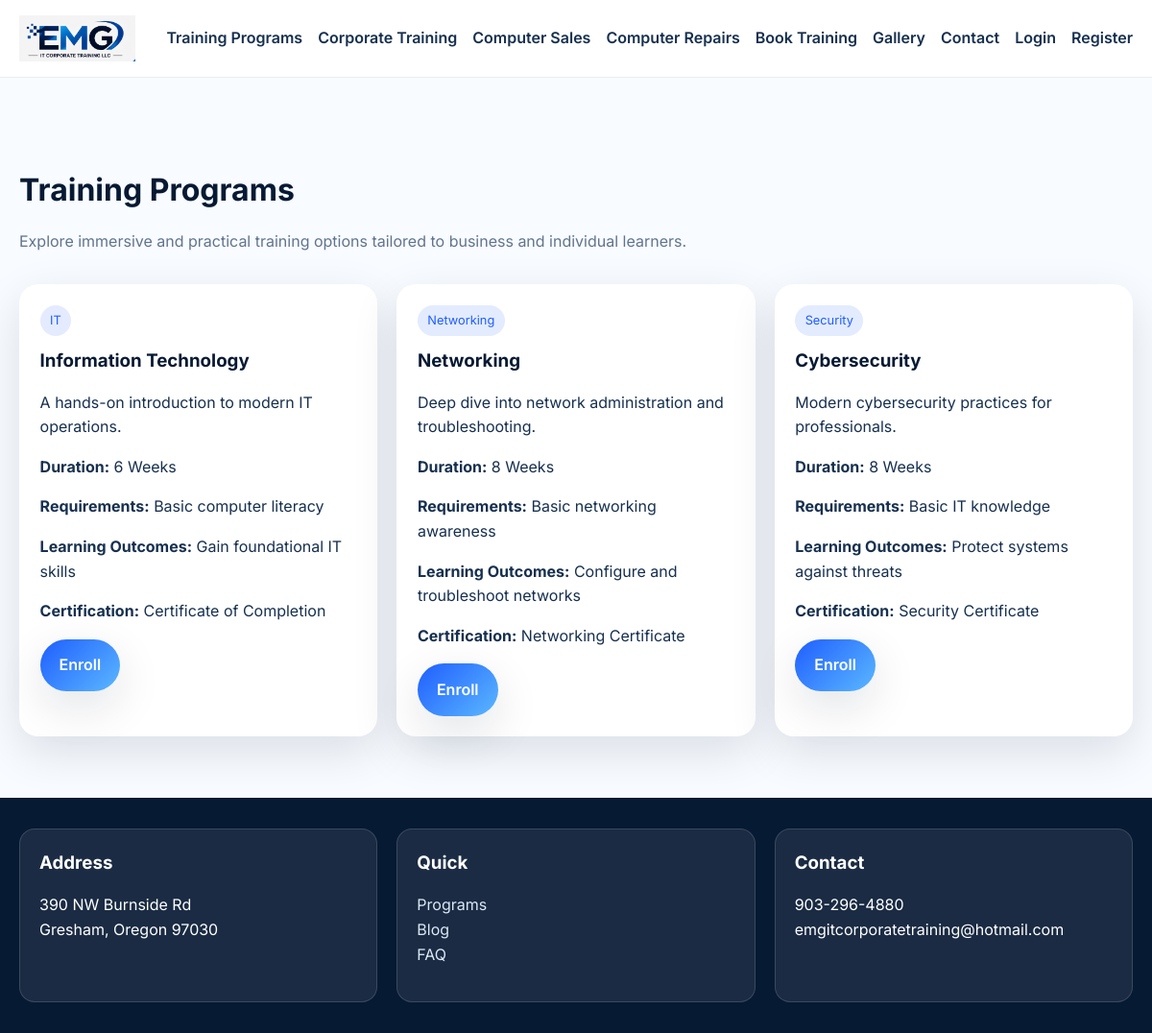
/training-programs, run on the app's committed database.
### models.py (models this page shows)
class Course(db.Model):
    id = db.Column(db.Integer, primary_key=True)
    title = db.Column(db.String(150), nullable=False)
    category = db.Column(db.String(80), nullable=False)
    duration = db.Column(db.String(40), default='')
    requirements = db.Column(db.Text, default='')
    learning_outcomes = db.Column(db.Text, default='')
    certification = db.Column(db.String(120), default='')
    overview = db.Column(db.Text, default='')
    featured = db.Column(db.Boolean, default=False)
    published = db.Column(db.Boolean, default=True)

### app.py (the view)
@app.route('/training-programs')
def training_programs():
    courses = Course.query.filter_by(published=True).all()
    return render_template('training_programs.html', courses=courses)

### templates/training_programs.html (shortened to what this page needs)
{% extends 'base.html' %}
{% block content %}
<section class="section">
  <div class="container">
    <h1 class="section-title">Training Programs</h1>
    <p class="section-intro">Explore immersive and practical training options tailored to business and individual learners.</p>
    <div class="grid cards-3">
      {% for course in courses %}
      <div class="card">
        <div class="badge">{{ course.category }}</div>
        <h3>{{ course.title }}</h3>
        <p>{{ course.overview }}</p>
        <p><strong>Duration:</strong> {{ course.duration }}</p>
        <p><strong>Requirements:</strong> {{ course.requirements }}</p>
        <p><strong>Learning Outcomes:</strong> {{ course.learning_outcomes }}</p>
        <p><strong>Certification:</strong> {{ course.certification }}</p>
        <a class="btn btn-primary" href="{{ url_for('book_training') }}">Enroll</a>
      </div>
      {% endfor %}
    </div>
  </div>
</section>
{% endblock %}

### static/css/styles.css (style rules this page uses)
:root { --navy: #071a33; --blue: #1f5eff; --sky: #5bb8ff; --white: #f8fbff; --gray: #f2f6fb; --text: #16304f; --muted: #61748d; --shadow: 0 16px 48px rgba(7, 26, 51, 0.12); }
* { box-sizing: border-box; }
body { margin: 0; font-family: 'Inter', sans-serif; background: var(--white); color: var(--text); line-height: 1.6; }
a { color: inherit; text-decoration: none; }
.container { width: min(1160px, calc(100% - 2rem)); margin: 0 auto; }
.btn { display: inline-flex; align-items: center; justify-content: center; padding: 0.9rem 1.25rem; border-radius: 999px; font-weight: 600; transition: transform .2s ease, box-shadow .2s ease; }
.btn-primary { background: linear-gradient(135deg, var(--blue), var(--sky)); color: white; box-shadow: var(--shadow); }
.section { padding: 4rem 0; }
.section-title { font-size: 2rem; margin-bottom: .5rem; color: var(--navy); }
.section-intro { color: var(--muted); max-width: 700px; margin-bottom: 2rem; }
.grid { display: grid; gap: 1.25rem; }
.cards-3 { grid-template-columns: repeat(3, minmax(0,1fr)); }
.card { background: white; border-radius: 1.25rem; padding: 1.35rem; box-shadow: var(--shadow); }
.card h3 { margin-top: 0; margin-bottom: .5rem; color: var(--navy); }
.badge { display: inline-block; padding: .35rem .65rem; border-radius: 999px; font-size: .8rem; color: var(--blue); background: rgba(31,94,255,.12); margin-bottom: .7rem; }

### data on the page
Course: category "IT", title "Information Technology", overview "A hands-on introduction to modern IT operations.", duration "6 Weeks", requirements "Basic computer literacy", learning_outcomes "Gain foundational IT skills", certification "Certificate of Completion"
Course: category "Networking", title "Networking", overview "Deep dive into network administration and troubleshooting.", duration "8 Weeks", requirements "Basic networking awareness", learning_outcomes "Configure and troubleshoot networks", certification "Networking Certificate"
Course: category "Security", title "Cybersecurity", overview "Modern cybersecurity practices for professionals.", duration "8 Weeks", requirements "Basic IT knowledge", learning_outcomes "Protect systems against threats", certification "Security Certificate"
